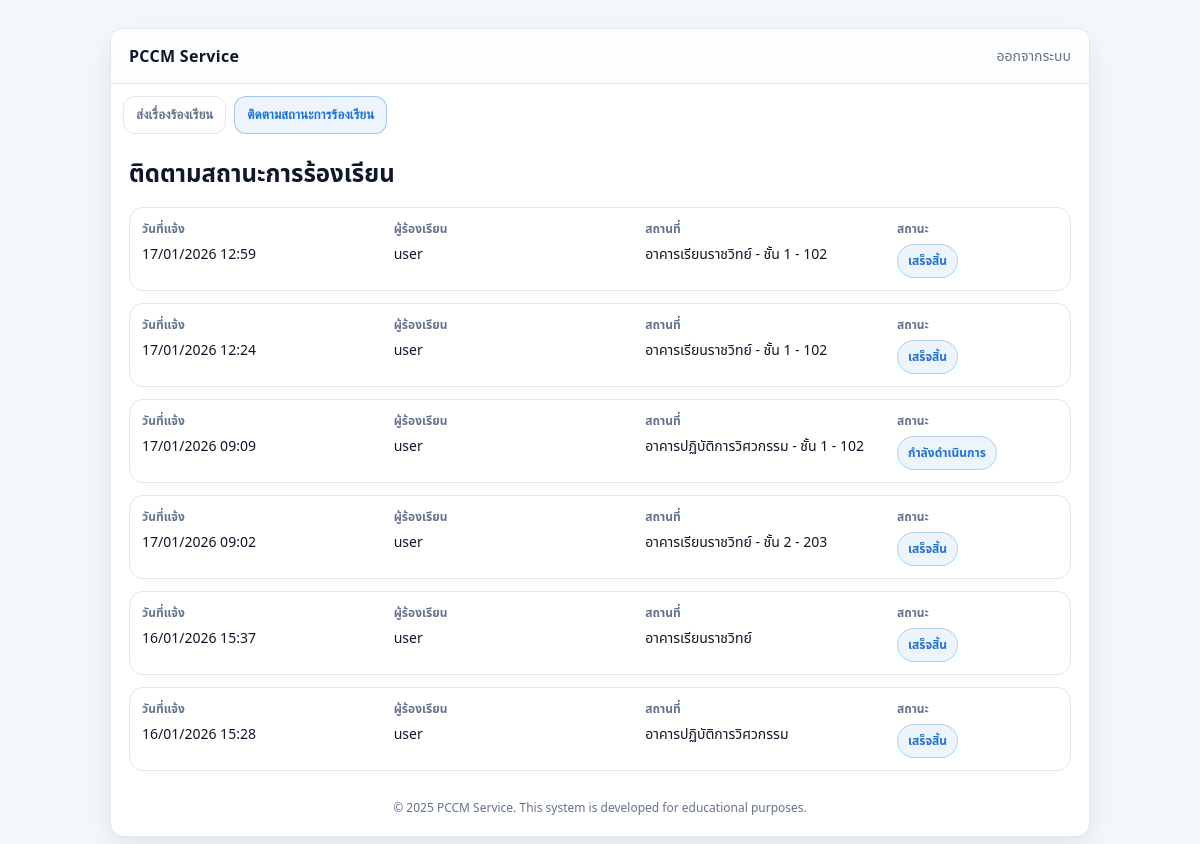
Before: /user/track (signed in) with the older database file.
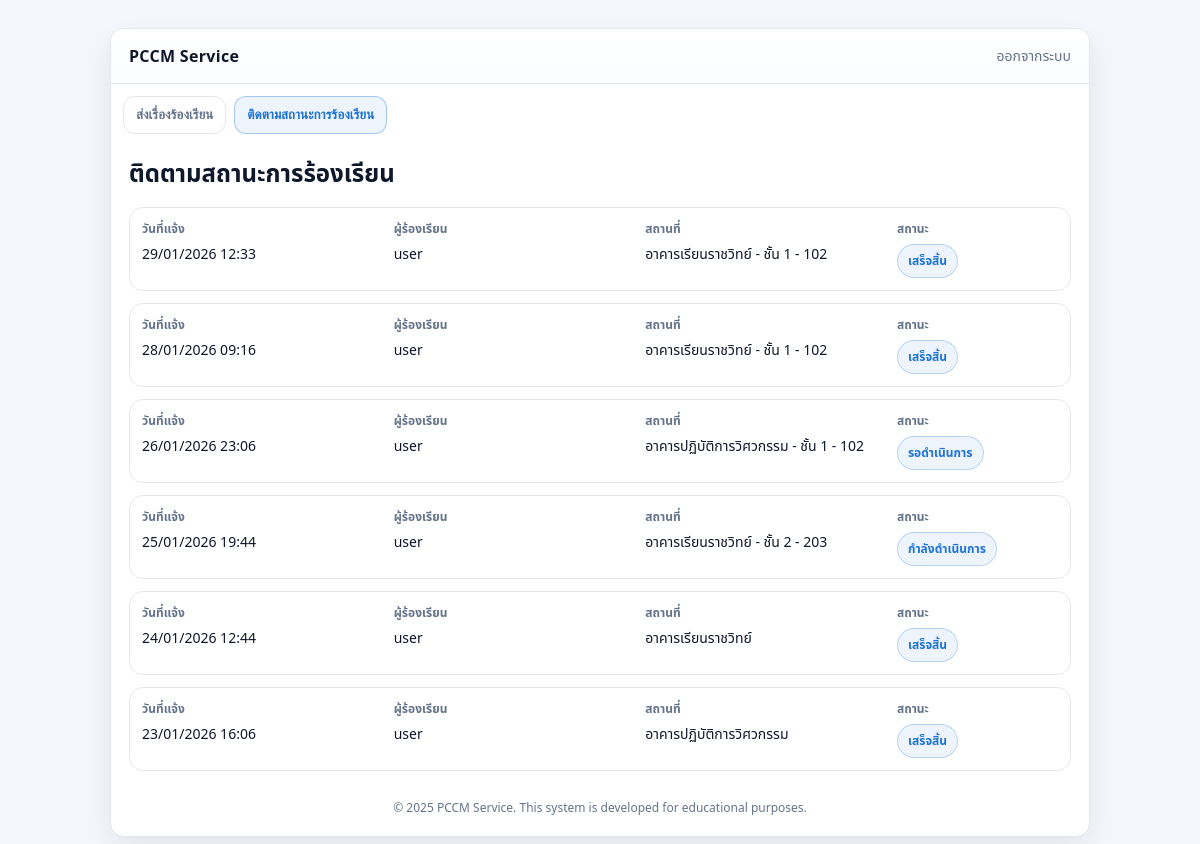
After: the same page with the newer database file.
### tables this page shows
CREATE TABLE complaints (
    id INTEGER PRIMARY KEY AUTOINCREMENT,
    username TEXT,
    location TEXT,
    description TEXT,
    status TEXT,
    created_at REAL
, item_type TEXT, floor TEXT, room TEXT, attachments TEXT, building TEXT, work_attachments TEXT);

### code.py (the view)
@app.get("/user/track", response_class=HTMLResponse)
def user_track_page(request: Request, authorization: str | None = Header(None)):
    user = get_current_user(request, authorization)
    if user.get("role") != "student":
        return _redirect("/admin")
    conn = db()
    rows = conn.execute(
        """
    SELECT id, created_at, location, status
    FROM complaints
    WHERE username = ?
    ORDER BY created_at DESC
    """,
        (user["sub"],),
    ).fetchall()
    complaints = []
    for r in rows:
        d = dict(r)
        d["created_at_fmt"] = fmt_th_date(d.get("created_at"))
        d["username"] = user["sub"]
        complaints.append(d)
    resp = templates.TemplateResponse(
        "user_track.html",
        {"request": request, "username": user["sub"], "complaints": complaints},
    )
    return _no_store(resp)

### templates/user_track.html (shortened to what this page needs)
<!doctype html>
<html lang="th">
  <head>
    <link rel="stylesheet" href="/static/css/web.css" />
  </head>
  <body>
    <div class="app">
      <div class="card">
        <div class="topbar">
          <div class="brand">PCCM Service</div>
          <a class="link" href="/logout">ออกจากระบบ</a>
        </div>
        <div class="tabs">
          <button class="tab" type="button" id="tabSend">
            ส่งเรื่องร้องเรียน
          </button>
          <button class="tab active" type="button" id="tabTrack">
            ติดตามสถานะการร้องเรียน
          </button>
        </div>
        <div class="content">
          <h2 class="title">ติดตามสถานะการร้องเรียน</h2>
          {% if complaints|length == 0 %}
          <div class="empty">ยังไม่มีรายการร้องเรียน</div>
          {% else %}
          <div id="list" class="list">
            {% for c in complaints %}
            <div class="listItem clickable" data-id="{{ c.id }}">
              <div class="row">
                <div class="col">
                  <div class="label">วันที่แจ้ง</div>
                  <div class="value">{{ c.created_at_fmt }}</div>
                </div>
                <div class="col">
                  <div class="label">ผู้ร้องเรียน</div>
                  <div class="value">{{ c.username }}</div>
                </div>
                <div class="col">
                  <div class="label">สถานที่</div>
                  <div class="value">{{ c.location or "-" }}</div>
                </div>
                <div class="col">
                  <div class="label">สถานะ</div>
                  <div class="badge">{{ c.status or "-" }}</div>
                </div>
              </div>
            </div>
            {% endfor %}
          </div>
          {% endif %}
          <div class="footer">
            © 2025 PCCM Service. This system is developed for educational
            purposes.
          </div>
        </div>
      </div>
    </div>
  </body>
</html>

### static/css/web.css (style rules this page uses)
:root { --primary: #1e73d8; --primary-dark: #155bb0; --bg: #f4f7fb; --card: #ffffff; --text: #0f172a; --muted: #64748b; --border: #e5e7eb; --shadow: 0 10px 30px rgba(2, 8, 23, 0.08); --radius: 14px; }
* { box-sizing: border-box; }
body { margin:0; font-family: system-ui, -apple-system, Segoe UI, Roboto, "Noto Sans Thai", sans-serif; background: var(--bg); color: var(--text); }
a { color: var(--primary); text-decoration: none; }
.app { min-height: 100vh; display:flex; align-items:flex-start; justify-content:center; padding: 28px 14px; }
.card { width: 100%; max-width: 920px; background: var(--card); border-radius: var(--radius); box-shadow: var(--shadow); overflow: hidden; border: 1px solid var(--border); }
.topbar { display:flex; justify-content:space-between; align-items:center; padding: 16px 18px; border-bottom: 1px solid var(--border); background: linear-gradient(180deg, #ffffff, #fbfdff); }
.brand { font-weight: 700; letter-spacing: 0.3px; }
.link { font-size: 14px; color: var(--muted); }
.tabs { display:flex; gap: 8px; padding: 12px 12px 0 12px; background: #fff; }
.tab { border: 1px solid var(--border); background: #fff; color: var(--muted); padding: 10px 12px; border-radius: 12px; cursor: pointer; font-weight: 600; }
.tab.active { color: var(--primary); border-color: rgba(30,115,216,.35); background: rgba(30,115,216,.08); }
.content { padding: 18px; }
.title { margin: 4px 0 14px 0; font-size: 24px; }
.footer { margin-top: 18px; font-size: 12px; color: var(--muted); text-align:center; padding: 10px 0 2px 0; }
.list { display:flex; flex-direction:column; gap: 12px; }
.listItem { border: 1px solid var(--border); border-radius: 14px; padding: 12px; background:#fff; }
.row { display:grid; grid-template-columns: 1.2fr 1.2fr 1.2fr 0.8fr; gap: 10px; }
.col .label { font-size: 12px; color: var(--muted); margin-bottom: 6px; font-weight: 700; }
.col .value { font-size: 14px; }
.badge { display:inline-flex; padding: 7px 10px; border-radius: 999px; border: 1px solid rgba(30,115,216,.25); background: rgba(30,115,216,.08); color: var(--primary); font-weight: 800; font-size: 12px; width: fit-content; }
@media (min-width: 768px) { .card { max-width: 920px; } }
@media (min-width: 1024px) { .card { max-width: 980px; } }

### templates/user_track.html (style rules this page uses)
.listItem.clickable { cursor: pointer; }

Changed rows visible on the page:
changed complaints (number 1 of 6 on the later page): created_at_fmt "17/01/2026 12:59" → "29/01/2026 12:33"
changed complaints (number 2 of 6 on the later page): created_at_fmt "17/01/2026 12:24" → "28/01/2026 09:16"
changed complaints "อาคารปฏิบัติการวิศวกรรม - ชั้น 1 - 102": created_at_fmt "17/01/2026 09:09" → "26/01/2026 23:06"; status "กำลังดำเนินการ" → "รอดำเนินการ"
changed complaints "อาคารเรียนราชวิทย์ - ชั้น 2 - 203": created_at_fmt "17/01/2026 09:02" → "25/01/2026 19:44"; status "เสร็จสิ้น" → "กำลังดำเนินการ"
changed complaints "อาคารเรียนราชวิทย์": created_at_fmt "16/01/2026 15:37" → "24/01/2026 12:44"
changed complaints "อาคารปฏิบัติการวิศวกรรม": created_at_fmt "16/01/2026 15:28" → "23/01/2026 16:06"
